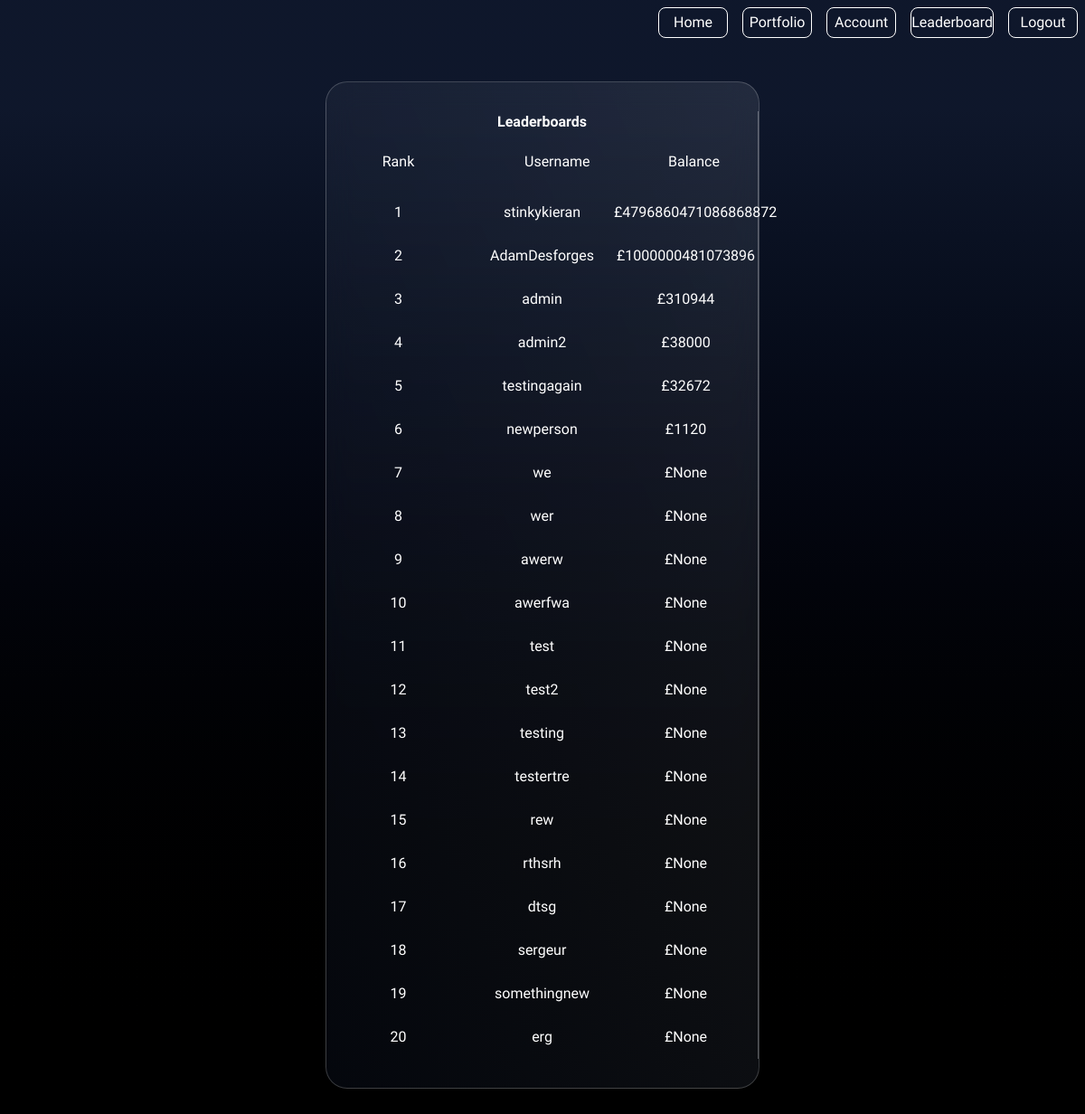
The app's page /leaderboard (signed in), older data.
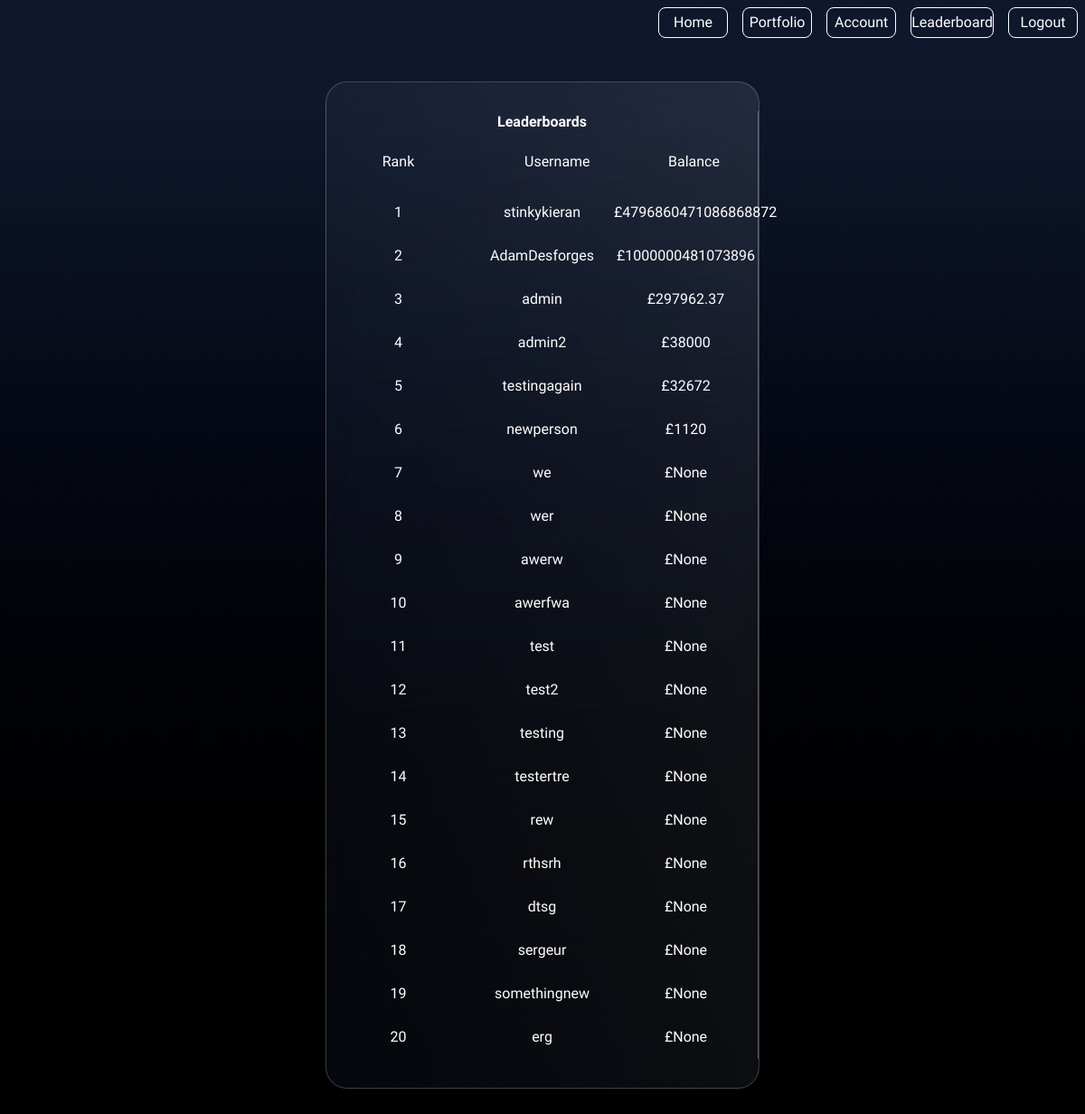
The same page, newer data.
### tables this page shows
CREATE TABLE users(
    userid integer PRIMARY KEY,
    username text unique not null,
    fname text not null,
    lname text not null,
    email text not null,
    hash text not null,
    balance integer 
, lastUpdate text);

### app.py (the view)
@app.route("/leaderboard")
@login_required
def leaderboard():
    db = sqlite3.connect("database.db")
    curs = db.cursor()
    dbleaderboard = curs.execute("SELECT username, balance FROM users ORDER by balance desc LIMIT 20").fetchall()
    leaderboard = []
    for item in dbleaderboard:
        leaderboard.append(
            [dbleaderboard.index(item)+1,item[0], item[1]]
        )
    return render_template("/leaderboard.html", leaderboard = leaderboard)

### helpers.py (called while the page is built)
def login_required(f):
    @wraps(f)
    def decorated_function(*args, **kwargs):
        if session.get("user_id") is None:
            return redirect("/login")
        return f(*args, **kwargs)
    return decorated_function

### templates/leaderboard.html
{% extends "layout.html" %}
{% block main %}
    <div class="w-full h-fit text-white">
            <div class="w-2/5 h-4/6 m-auto my-10 text-center rounded-3xl border border-white/20 bg-gradient-to-tr from-slate-900/30 to-slate-200/10 backdrop-blur-lg">
                <div class="flex w-full py-8">
                    <div class="w-full border-r-1 border-solid border-white/30 text-center" id="leaderboardPanel">
                        <div id="titlebar" class="w-full h-fit">
                            <h1 class="font-bold pb-5">Leaderboards</h1>
                        </div>
                        <table class="table-fixed w-full">
                            <thead>
                                <tr>
                                    <td class="px-15 pb-5">Rank</td>
                                    <td class="px-15 pb-5">Username</td>
                                    <td class="px-15 pb-5">Balance</td>
                                </tr>
                            </thead>
                            <tbody>
                                {% for item in leaderboard %}
                                <tr class="hover:bg-white/15">
                                    <td class="py-3">{{item[0]}}</td>
                                    <td class="py-3">{{item[1]}}</td>
                                    <td class="py-3">£{{item[2]}}</td>
                                </tr>
                                {% endfor %}
                            </tbody>
                        </table>
                    </div>
                </div>
            </div>
        </div>
{% endblock %}

### templates/layout.html (shortened to what this page needs)
<!DOCTYPE html>
<html lang="en" class="bg-black">
<head>
    <script src="https://cdn.jsdelivr.net/npm/@tailwindcss/browser@4"></script>
    <link rel="stylesheet" href="static/style.css">
</head>
<body class="bg-gradient-to-b from-slate-900 from-10% to-black to-100% font-[Raleway] bg-no-repeat">
    <div class="w-full justify-end flex" id="menuContainer">
        <div class="w-2/5 justify-end flex" id="menu">
            <a class="rounded-lg border w-28 text-center text-white py-1 my-2 mx-2 hover:from-cyan-500 hover:bg-linear-to-r to-blue-500 hover:border-0 block" href="/"> Home </a>
            <a class="rounded-lg border w-28 text-center text-white py-1 my-2 mx-2 hover:from-cyan-500 hover:bg-linear-to-r to-blue-500 hover:border-0 block" href="/portfolio"> Portfolio </a>
            <a class="rounded-lg border w-28 text-center text-white py-1 my-2 mx-2 hover:from-cyan-500 hover:bg-linear-to-r to-blue-500 hover:border-0 block" href="/account"> Account </a>
            <a class="rounded-lg border w-28 text-center text-white py-1 my-2 mx-2 hover:from-cyan-500 hover:bg-linear-to-r to-blue-500 hover:border-0 block" href="/leaderboard"> Leaderboard </a>
            <a class="rounded-lg border w-28 text-center text-white py-1 my-2 mx-2 hover:from-cyan-500 hover:bg-linear-to-r to-blue-500 hover:border-0 block" href="/logout"> Logout </a>
        </div>
    </div>
    {% block main %}
    {% endblock %}
</body>
</html>

Row changes from the older to the newer data that the page shows:
changed users "admin": balance "310944" → "297962.37"
